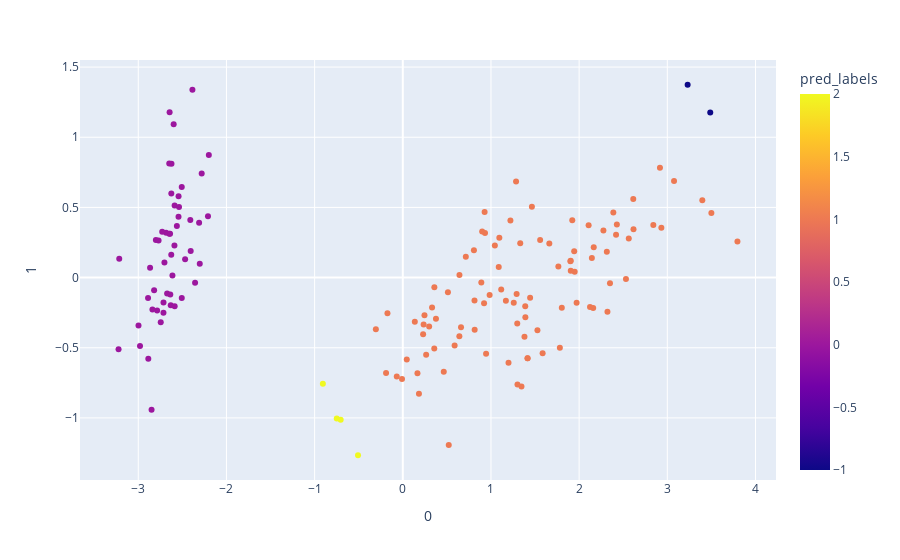

This figure's notebook cell:
### Code cell
px.scatter(new_df,x=0,y=1,color="pred_labels")

### Figure 1 — Plotly figure (JSON) as saved in the notebook; plotly's stock layout.template omitted (floating-point values rounded to 4 significant figures; data arrays with more than 128 entries replaced by an {"elided": "..."} marker saying what was removed)
{"data": [{"hovertemplate": "0=%{x}<br>1=%{y}<br>pred_labels=%{marker.color}<extra></extra>", "legendgroup": "", "marker": {"color": {"elided": "150 int values"}, "coloraxis": "coloraxis", "symbol": "circle"}, "mode": "markers", "name": "", "orientation": "v", "showlegend": false, "type": "scatter", "x": {"elided": "150 float values"}, "xaxis": "x", "y": {"elided": "150 float values"}, "yaxis": "y"}], "layout": {"coloraxis": {"colorbar": {"title": {"text": "pred_labels"}}, "colorscale": [[0, "#0d0887"], [0.1111, "#46039f"], [0.2222, "#7201a8"], [0.3333, "#9c179e"], [0.4444, "#bd3786"], [0.5556, "#d8576b"], [0.6667, "#ed7953"], [0.7778, "#fb9f3a"], [0.8889, "#fdca26"], [1, "#f0f921"]]}, "legend": {"tracegroupgap": 0}, "margin": {"t": 60}, "xaxis": {"anchor": "y", "domain": [0, 1], "title": {"text": "0"}}, "yaxis": {"anchor": "x", "domain": [0, 1], "title": {"text": "1"}}}}
